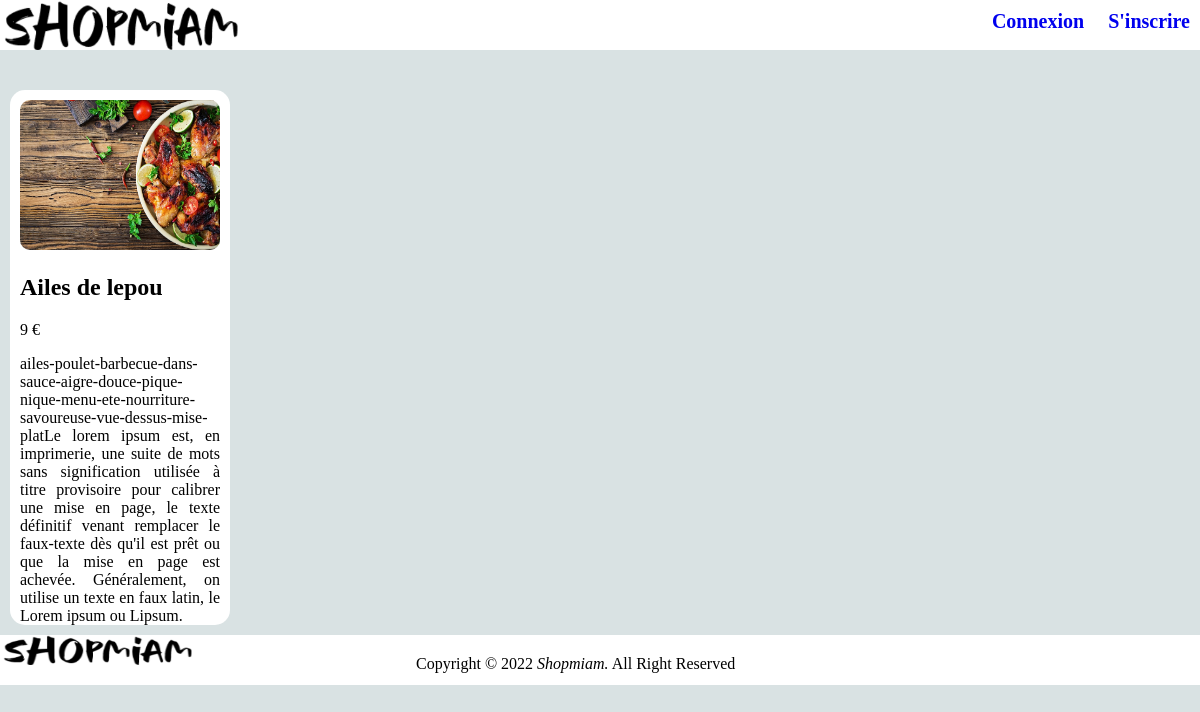
The app's page /data/ailes-poulet1 with its own data.
### data/models.py (models this page shows)
class Annonces(models.Model):
    slug=models.CharField(max_length=20, unique=True, default='')
    titre=models.CharField(max_length=20)
    description=models.TextField()
    piece_jointe=models.ImageField()
    prix=models.PositiveIntegerField(default=0)
    date_pub=models.DateTimeField(auto_now_add=True)
    auteur=models.ForeignKey(get_user_model(), on_delete= models.PROTECT, default=2)

### data/views.py (the view, shortened to what this page needs)
# urls.py: path('<slug:slug_request>',details_annonce,name='details_name'),
def details_annonce(request,slug_request): # Affiche detail de la ref + ajout dans le panier
    for elt in Annonces.objects.all():
        if elt.slug == slug_request:
            if request.method == 'POST':
                form=Panier_form(request.POST)  #pour enregistrer la quantité
                if form.is_valid():
                    qtt=form.cleaned_data['quantite']
                    ref=Annonces.objects.get(id=elt.id)
                    client=Usercreation.objects.get(id=request.user.id)
                    for elt_panier in Panier.objects.all():
                        if elt_panier.reference_id==elt.id and elt_panier.client_id==request.user.id:
                            elt_panier.quantite =qtt
                            elt_panier.save()
                            return redirect('mon_panier_name')
                    Panier.objects.create(quantite=qtt, reference=ref, client=client)
                    return redirect('index_name')
            else: # si la référence n'existe pas dans le panier on retourne un formulaire normale avc quantite egale 1 par defaut
                return render (request, 'details_annonce.html', context={'annonce':elt, 'choix_nombre_article':Panier_form(), 'nombre_ref_panier':npanier(request)[2],'sous_total':sous_total(request)})
    return redirect('index_name')

### data/views.py (called while the page is built)
def sous_total(request):
    sous_total=0
    for elt in npanier(request)[1]:
        sous_total_ref=float(Panier.objects.get(reference_id=elt, client_id=request.user.id).quantite) * float(Annonces.objects.get(id=elt).prix)
        sous_total+=sous_total_ref
    return sous_total

def npanier(request):  #liste des références dans le panier du client connecté à partir du model 'Annonce'
    liste_ref_annonce=[] # liste des référence mises dans le panier par le client
    liste_reference_id=[]  # pour verifier si la ref est listé et eviter un doublon
    nombre_total_reference=0
    for elt in Panier.objects.all():
        annonce=Annonces.objects.get(id=elt.reference_id)
        if elt.client_id == request.user.id  and elt.statut == False and elt.reference_id not in liste_reference_id :
            liste_reference_id.append(elt.reference_id)
            liste_ref_annonce.append(annonce)
    for elt in liste_reference_id:
        n=Panier.objects.get(reference_id=elt, client_id=request.user.id).quantite
        nombre_total_reference+=int(n)
    return [liste_ref_annonce,liste_reference_id, nombre_total_reference]

### templates/details_annonce.html (shortened to what this page needs)
{% extends 'base.html' %}
{% block content %}
<header>
    <a href="{% url 'index_name' %}"><img class='logo' src="../../static\shopmiam.png" alt="logo"></a>
    <nav>
        <ul style="list-style:none;">
        {% if user.is_authenticated %}
            {% if user.statut == 'Vendeur' %}
            <li style="display:inline-block;"><a href="{% url 'mes_annonces_name' %}">Mes annonces</a></li>
            {% endif %}
            {% if user.statut == 'Acheteur' %}
            <li style="display:inline-block;"><a href="{% url 'mon_panier_name' %}">Mon panier</a></li>
            {% endif %}
            <li style="display:inline-block;"><a href="{% url 'logout' %}">Deconnexion</a></li>
        {% else %}
            <li style="display:inline-block;"><a href="{% url 'login' %}">Connexion</a></li>
            <li style="display:inline-block;"><a href="{% url 'inscription_name' %}">S'inscrire</a></li>
        {% endif %}
        </ul>
    </nav>
</header>
<main>
    <div class="details_annonce">
        <img  src="{{ annonce.piece_jointe.url }}" alt="image_de_l'annonce" >
        <h2 class="annonce">{{annonce.titre}}</h2>
        <p>{{annonce.prix}} <span> €</span></p>
        <p class="annonce">{{annonce.description}}</p>
    </div>
</main>
<footer class="details">
    <img class="footer_logo" src="../../static/shopmiam.png" alt="logo">
    <span class="footer">Copyright &copy 2022 <i>Shopmiam.</i> All Right Reserved</span>
</footer>
{% endblock  %}

### data/static/data/style.css (style rules this page uses)
body { background-color: #D9E2E3 ; margin: 0 ; padding: 0; min-height: 603px; }
header { background-color: white; height: 50px; margin-bottom: 20px; padding: 0%; position: sticky; top: 0%; }
nav { height: 50px; width: 500px; float: right; }
header a { text-decoration: none; font-size: 20px; font-weight: bold; }
header ul { margin-top: 10px; padding: 0; float: right; }
header li { margin-left: 10px; margin-right: 10px; }
p[class="annonce"] { margin: 0%; padding: 0%; height: auto; text-align: justify; }
img { max-width : 200px; min-width : 200px; height : 150px; border-radius: 10px; }
.logo { float: left; max-width: 300px; max-height:50px ; }
div[class="details_annonce"] { background-color: white; display: inline-block; width: 200px; height: auto; border-width: 5px; margin: 20px 10px 0px 10px; padding: 10px 10px 0px 10px; border-radius: 15px; }
main { min-height: 470px; }
footer { bottom: 0px; background-color: white; height: 50px; padding: 0; width: 100%; margin-bottom: 0%; margin-top:10px; }
.footer_logo { max-width: 170px; max-height: 30px; float: left; }
span[class="footer"] { position: relative; left: 18%; top:20px; }

### records on screen
Annonces: piece_jointe (picture), titre "Ailes de lepou", prix "9", description "ailes-poulet-barbecue-dans-sauce-aigre-douce-pique-nique-menu-ete-nourriture-savoureuse-vue-dessus-mise-platLe lorem ipsum est, en imprimerie, une suite de mots sans signification utilisée à titre provisoire pour calibrer une mise en page, le texte définitif venant remplacer le faux-texte dès qu'il est prêt ou que la mise en page est achevée. Généralement, on utilise un texte en faux latin, le Lorem ipsum ou Lipsum."
